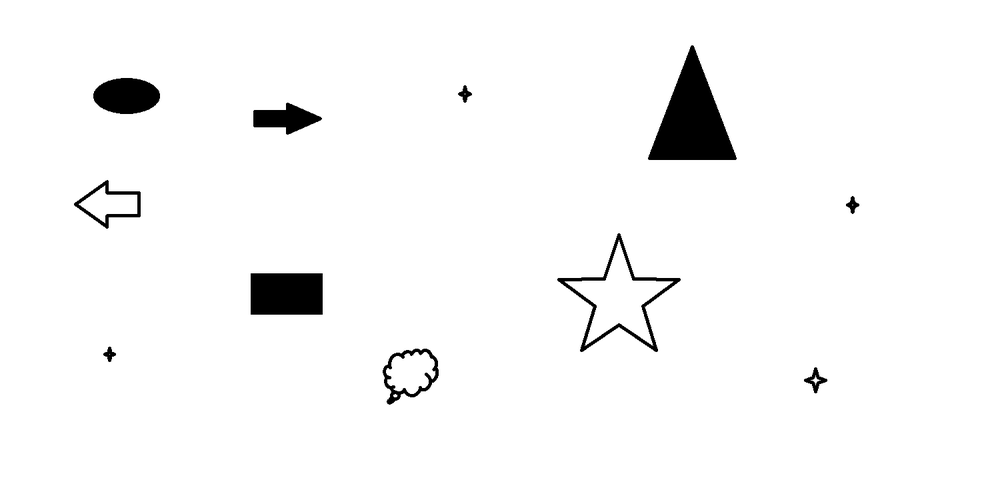
#> input picture images/figures.png, 1000 x 500 px, shrunk from 1500 x 750 before the run
$ python task_5.py
#> lines starting #> are read from the running program, lines starting #| are printed output that depends on the picture; after the words box and inside, x2 and y2 are one past the last pixel; in counts of white or black regions, pixels touching at a corner belong together
# 5. Порахувати загальну кількість фігур на зображенні figures.png
# 	-намалювати зелені рамки для фігур, площа яких перевищує 2000 пікселів
# 	-заповнити червоним кольором (cv2.drawContours з аргументом thickness=cv2.FILLED) фігури, що мають менше 5 кутів
# 	-вивести отримане зображення на екран до натискання клавіші "q"

import cv2
import numpy as np
import keyboard

image = cv2.imread("images/figures.png")
#> image is the input picture: shape (500, 1000, 3); min 0, max 255, mean 247.5

if image is None:
    print("Не вдалося завантажити зображення!")
    exit()
else: cv2.imshow("Зображення ", image)
cv2.waitKey(0)

# Переводим в черно-белый формат
gray = cv2.cvtColor(image, cv2.COLOR_BGR2GRAY)

cv2.imshow("Зображення чорно-білє", gray)
cv2.waitKey(0)


# Делаем размытие
blurred = cv2.GaussianBlur(gray, (5, 5), 0)
cv2.imshow("Зображення розмитє", blurred )
cv2.waitKey(0)


# выделяем контуры
edged = cv2.Canny(blurred, 35, 125)
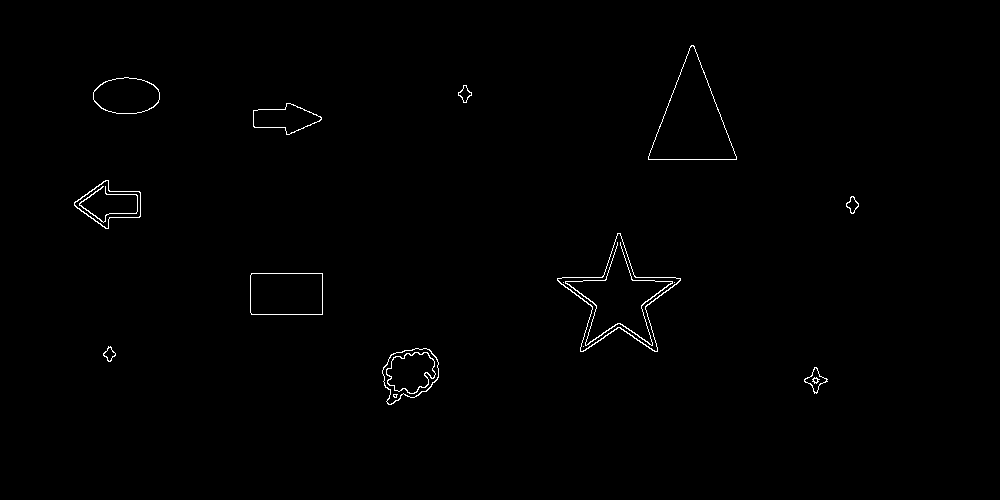
#> edged: shape (500, 1000); 0.61% white in thin lines or dots, all inside (x1, y1, x2, y2) = (74, 45, 859, 405)
cv2.imshow("Зображення ", edged )
cv2.waitKey(0)

# Найти контуры
contours, hierarchy = cv2.findContours(edged, cv2.RETR_EXTERNAL, cv2.CHAIN_APPROX_SIMPLE)
#> contours = 11 contours; largest, box (x1, y1, x2, y2) and area: (557, 233, 681, 352) 5531, (648, 45, 737, 160) 5259, (250, 273, 323, 315) 2949, (382, 348, 439, 405) 2220, (93, 77, 160, 114) 1889

# количество контуров (фигур)
num_figures = len(contours)
#> num_figures = 11

# Вивести результат
print(f"Загальна кількість фігур на зображенні: {num_figures}")
#| Загальна кількість фігур на зображенні: 11

# (Опціонально) Показати зображення з контурами (для перевірки)
cv2.drawContours(image, contours, -1, (0, 255, 0), 2)  # Вималювати контури
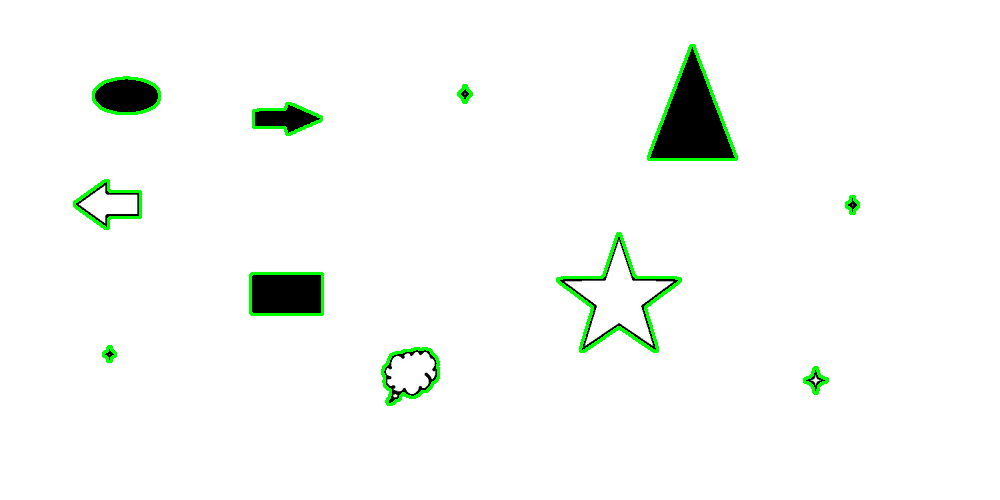
#> image: shape (500, 1000, 3); 1.3% of pixels changed, all inside (x1, y1, x2, y2) = (73, 44, 860, 406)

while True :
    cv2.imshow("Зображення з контурами", image)  # Показати зображення
    if keyboard.is_pressed("q"):
#> (key q is pressed here)
        break
    cv2.waitKey(0)  # Чекати натискання клавіші "q"


cv2.destroyAllWindows()
